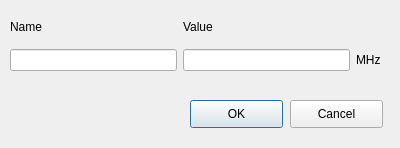
<?xml version="1.0" encoding="UTF-8"?>
<ui version="4.0">
 <class>Add_Freq</class>
 <widget class="QDialog" name="Add_Freq">
  <property name="geometry">
   <rect>
    <x>0</x>
    <y>0</y>
    <width>400</width>
    <height>148</height>
   </rect>
  </property>
  <property name="windowTitle">
   <string>Add Frequency</string>
  </property>
  <widget class="QWidget" name="gridLayoutWidget">
   <property name="geometry">
    <rect>
     <x>10</x>
     <y>10</y>
     <width>371</width>
     <height>61</height>
    </rect>
   </property>
   <layout class="QGridLayout" name="gridLayout">
    <item row="1" column="2">
     <widget class="QLineEdit" name="le_value"/>
    </item>
    <item row="1" column="1">
     <widget class="QLineEdit" name="le_name"/>
    </item>
    <item row="0" column="1">
     <widget class="QLabel" name="label">
      <property name="text">
       <string>Name</string>
      </property>
     </widget>
    </item>
    <item row="0" column="2">
     <widget class="QLabel" name="label_2">
      <property name="text">
       <string>Value</string>
      </property>
     </widget>
    </item>
    <item row="1" column="3">
     <widget class="QLabel" name="label_3">
      <property name="text">
       <string>MHz</string>
      </property>
     </widget>
    </item>
   </layout>
  </widget>
  <widget class="QPushButton" name="pb_add">
   <property name="geometry">
    <rect>
     <x>190</x>
     <y>100</y>
     <width>93</width>
     <height>28</height>
    </rect>
   </property>
   <property name="text">
    <string>OK</string>
   </property>
  </widget>
  <widget class="QPushButton" name="pb_cancel">
   <property name="geometry">
    <rect>
     <x>290</x>
     <y>100</y>
     <width>93</width>
     <height>28</height>
    </rect>
   </property>
   <property name="text">
    <string>Cancel</string>
   </property>
  </widget>
 </widget>
 <resources/>
 <connections/>
</ui>
